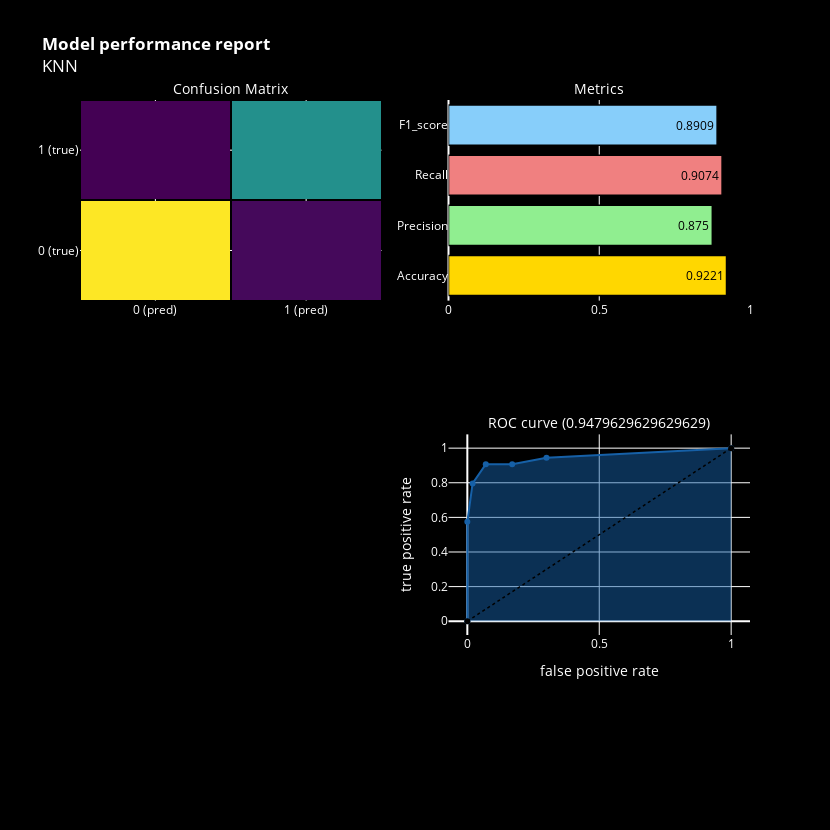

Notebook source saved alongside this figure:
### Code cell
model_performance(knn, 'KNN')

### Figure 1 — Plotly figure (JSON) as saved in the notebook; plotly's stock layout.template omitted (floating-point values rounded to 4 significant figures)
{"data": [{"colorscale": [[0, "#440154"], [0.1111, "#482878"], [0.2222, "#3e4989"], [0.3333, "#31688e"], [0.4444, "#26828e"], [0.5556, "#1f9e89"], [0.6667, "#35b779"], [0.7778, "#6ece58"], [0.8889, "#b5de2b"], [1, "#fde725"]], "showscale": false, "type": "heatmap", "x": ["0 (pred)", "1 (pred)"], "xaxis": "x", "xgap": 2, "y": ["0 (true)", "1 (true)"], "yaxis": "y", "ygap": 2, "z": [[93, 7], [5, 49]]}, {"marker": {"color": ["gold", "lightgreen", "lightcoral", "lightskyblue"], "line": {"color": "#000000", "width": 1.5}}, "opacity": 1, "orientation": "h", "text": [0.9221, 0.875, 0.9074, 0.8909], "textfont": {"color": "black"}, "textposition": "auto", "type": "bar", "x": [0.9221, 0.875, 0.9074, 0.8909], "xaxis": "x2", "y": ["Accuracy", "Precision", "Recall", "F1_score"], "yaxis": "y2"}, {"fill": "tozeroy", "line": {"color": "rgb(22, 96, 167)", "width": 2}, "name": "Roc : ", "type": "scatter", "x": [0, 0, 0.02, 0.07, 0.17, 0.3, 1], "xaxis": "x4", "y": [0, 0.5741, 0.7963, 0.9074, 0.9074, 0.9444, 1], "yaxis": "y4"}, {"line": {"color": "black", "dash": "dot", "width": 1.5}, "type": "scatter", "x": [0, 1], "xaxis": "x4", "y": [0, 1], "yaxis": "y4"}], "layout": {"annotations": [{"font": {"color": "white", "size": 14}, "showarrow": false, "text": "Confusion Matrix", "x": 0.225, "xanchor": "center", "xref": "paper", "y": 1, "yanchor": "bottom", "yref": "paper"}, {"font": {"color": "white", "size": 14}, "showarrow": false, "text": "Metrics", "x": 0.775, "xanchor": "center", "xref": "paper", "y": 1, "yanchor": "bottom", "yref": "paper"}, {"font": {"color": "white", "size": 14}, "showarrow": false, "text": "ROC curve (0.9479629629629629)", "x": 0.775, "xanchor": "center", "xref": "paper", "y": 0.375, "yanchor": "bottom", "yref": "paper"}], "autosize": false, "font": {"color": "white"}, "height": 830, "margin": {"b": 195}, "paper_bgcolor": "black", "plot_bgcolor": "black", "showlegend": false, "title": {"text": "<b>Model performance report</b><br>KNN"}, "width": 830, "xaxis": {"anchor": "y", "color": "white", "domain": [0, 0.45]}, "xaxis2": {"anchor": "y2", "color": "white", "domain": [0.55, 1], "range": [0, 1]}, "xaxis3": {"anchor": "y3", "domain": [0, 0.45]}, "xaxis4": {"anchor": "y4", "color": "white", "domain": [0.55, 1], "title": {"text": "false positive rate"}}, "yaxis": {"anchor": "x", "color": "white", "domain": [0.625, 1]}, "yaxis2": {"anchor": "x2", "color": "white", "domain": [0.625, 1]}, "yaxis3": {"anchor": "x3", "domain": [0, 0.375]}, "yaxis4": {"anchor": "x4", "color": "white", "domain": [0, 0.375], "title": {"text": "true positive rate"}}}}
